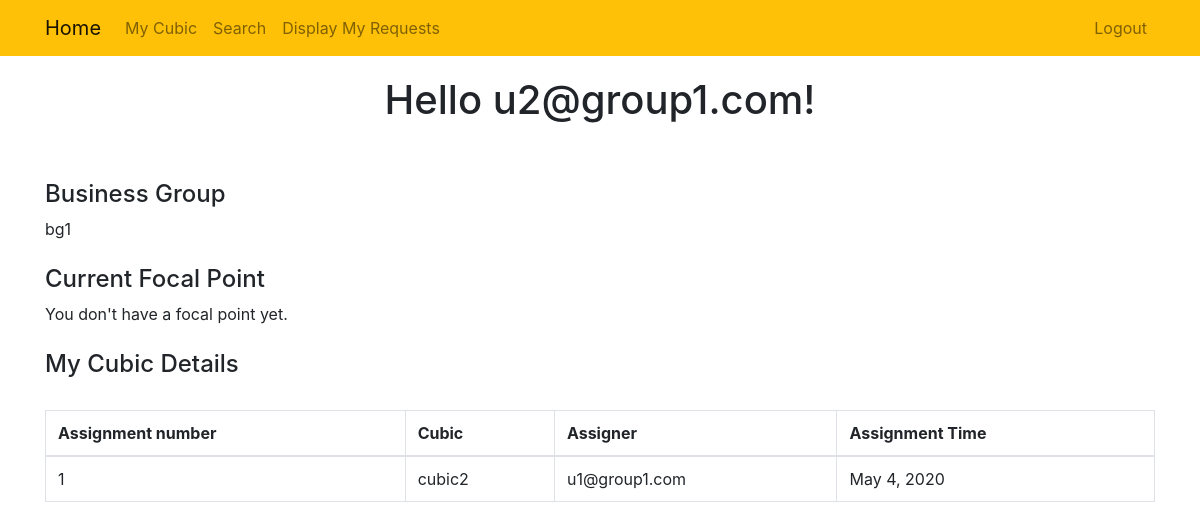
Before: / (signed in) with the older database file.
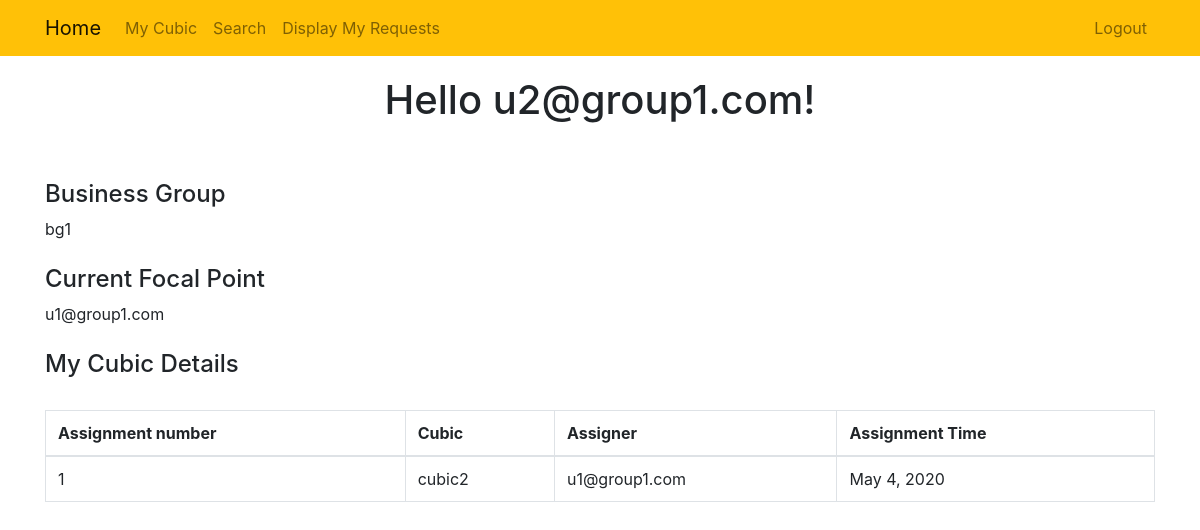
After: the same page with the newer database file.
### assign/models.py (models this page shows, shortened)
class AssignUserCubic(models.Model):
    assigner = models.ForeignKey(CustomUser, on_delete=models.CASCADE, related_name='+')  #TODO: type should be focal point or higher?
    time = models.DateField(null=True, blank=True, default=timezone.now())
    assigned_user = models.ForeignKey(CustomUser, on_delete=models.CASCADE, related_name='+')
    cubic = models.ForeignKey(Cubic, on_delete=models.CASCADE)
    class Meta:
        unique_together = (("assigned_user", "cubic"),)

### facilities/models.py (models this page shows, shortened)
class Cubic(models.Model):
    id = models.CharField(primary_key=True, max_length=MAX_LENGTH)
    type = models.CharField(choices=(('shared', 'shared'), ('private', 'private')), max_length=MAX_LENGTH)
    space = models.ForeignKey(Space, on_delete=models.CASCADE)
    business_group = models.ForeignKey(BusinessGroup, on_delete=models.CASCADE, null=True, blank=True)
    area = models.DecimalField(decimal_places=5, max_digits=10)
    def __str__(self):
        return self.id

### custom_user/models.py (models this page shows, shortened)
class CustomUser(AbstractBaseUser):
    email = models.EmailField(
        verbose_name='email address',
        max_length=255,
        unique=True,
    )
    active = models.BooleanField(default=True)
    staff = models.BooleanField(default=False)  # a admin user; non super-user
    admin = models.BooleanField(default=False)  # a superuser
    objects = UserManager()
    USERNAME_FIELD = 'email'
    REQUIRED_FIELDS = []  # Email & Password are required by default.
    employee_number = models.CharField(max_length=MAX_LENGTH, unique=True)  #TODO: unique? think about admins( now they are always 0)
    start_date = models.DateField(null=True, blank=True)
    end_date = models.DateField(null=True, blank=True)
    percentage = models.CharField(choices=(('full_time', 'full_time'), ('part_time', 'part_time')), max_length=MAX_LENGTH,
                                  default="full_time")
    business_group = models.ForeignKey(BusinessGroup, on_delete=models.CASCADE)
    focal_point = models.BooleanField(default=False)
    space_planner = models.BooleanField(default=False)
    def __str__(self):              # __unicode__ on Python 2
        return self.email
    @property
    def is_active(self):
        return self.active

### custom_user/views.py (the view)
# urls.py: path('', custom_user_views.homepage, name='homepage'),
def homepage(request):
    if request.user.is_authenticated:
        assignments = AssignUserCubic.objects.filter(assigned_user=request.user)
        focal_point = CustomUser.objects.filter(business_group=request.user.business_group, focal_point=True)
        if request.user.focal_point is True:
            unread_requests_to_space_planner = FocalPointRequest.objects.filter(business_group=request.user.business_group,
                                                                  status='unread')
            new_positions = NewPosition.objects.filter(business_group=request.user.business_group)
            users_in_focal_point_group = CustomUser.objects.filter(business_group=request.user.business_group)
            un_read_requests_from_users = RequestToChangeCubic.objects.filter(user__in=users_in_focal_point_group,
                                                                              status='unread')
            return render(request, 'custom_user/homepage.html', {'un_read_requests': un_read_requests_from_users,
                                                                 'new_positions': new_positions,
                                                                 'unread_requests_to_sp': unread_requests_to_space_planner})
        else:
            return render(request, 'custom_user/homepage.html', {'assignments': assignments, 'focal_point': focal_point,
                                                                 'business_group': request.user.business_group})
    return render(request, 'custom_user/homepage.html')

### custom_user/models.py (called while the page is built)
    def __str__(self):
        return self.id

### custom_user/templates/custom_user/homepage.html (shortened to what this page needs)
{% extends 'custom_user/base.html' %}
{% load static %}
{% block content %}
    {%if user.is_authenticated%}
         {% if not user.focal_point and not user.space_planner%}
      <h1 class="helloHeader">Hello {{user.email}}!</h1>
        <br>
        <br>
        <h4>Business Group</h4>
        {{ business_group }}
         <br>
        <br>
        <h4>Current Focal Point</h4>
        {% for fp in focal_point %}
            {{ fp }}
        {% empty %}
             You don't have a focal point yet.
        {% endfor %}
        <br>
        <br>
        <h4>My Cubic Details</h4>
        <br>
        {% if assignments%}
            <table class="table table-bordered">
                <thead>
                  <tr>
                    <th>Assignment number</th>
                    <th>Cubic</th>
                    <th>Assigner</th>
                    <th>Assignment Time</th>
                  </tr>
                </thead>
                <tbody>
                {% for assignment in assignments%}
                <tr>
                <td>{{ forloop.counter }}</td>
                <td>{{assignment.cubic}}</td>
                <td>{{assignment.assigner}}</td>
                <td>{{assignment.time}}</td>
                </tr>
            {% endfor %}
                </tbody>
              </table>
        {% else %}
         <p>You have no cubics assigned</p>
        {% endif %}
    {% endif %}
    {% endif %}
{% endblock %}

Changed rows visible on the page:
now on this page (row edited): CustomUser: email "u1@group1.com"
Other visible differences:
text no longer shown: "You don't have a focal point yet."
